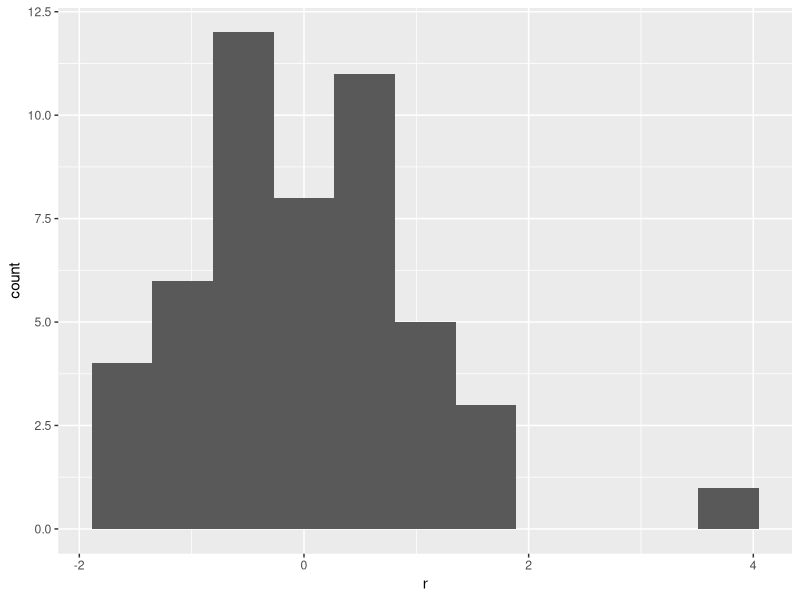
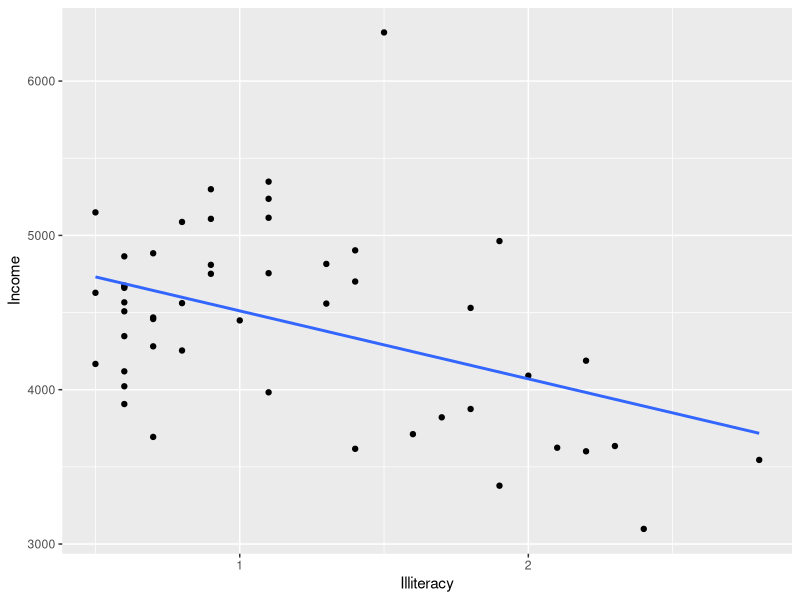
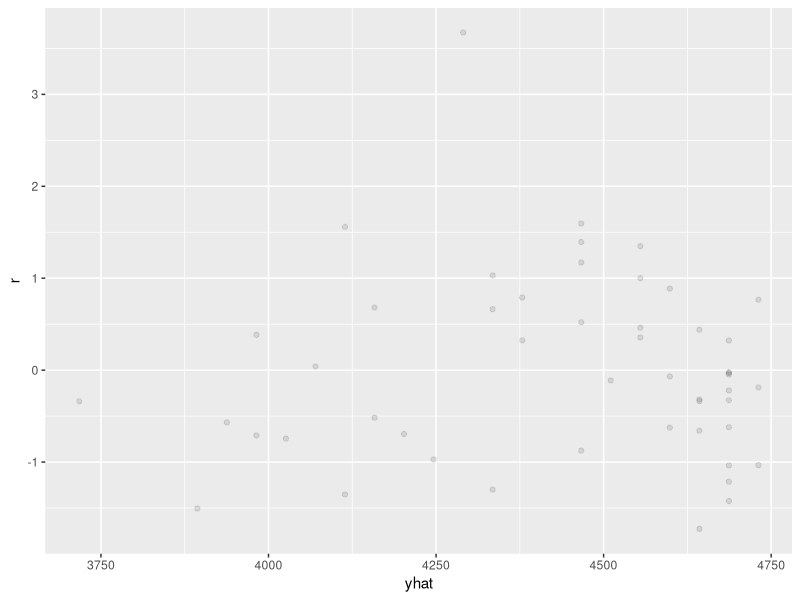
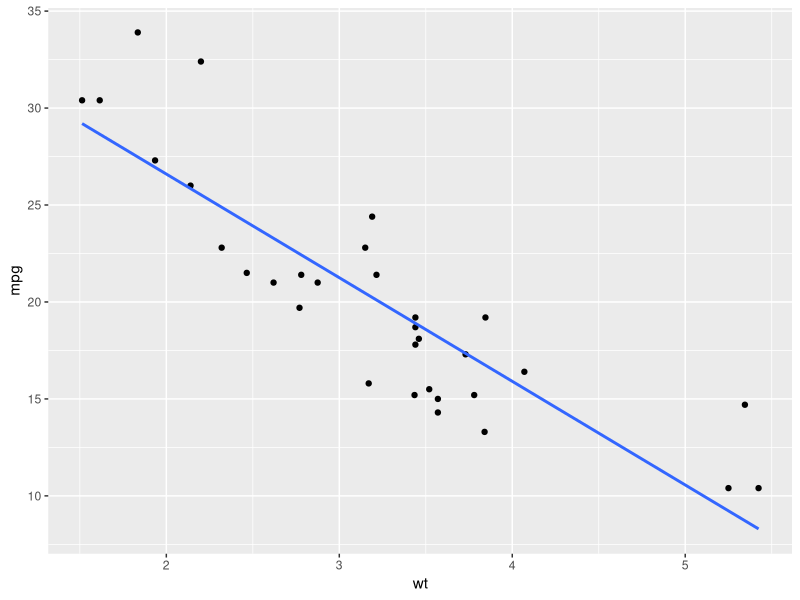
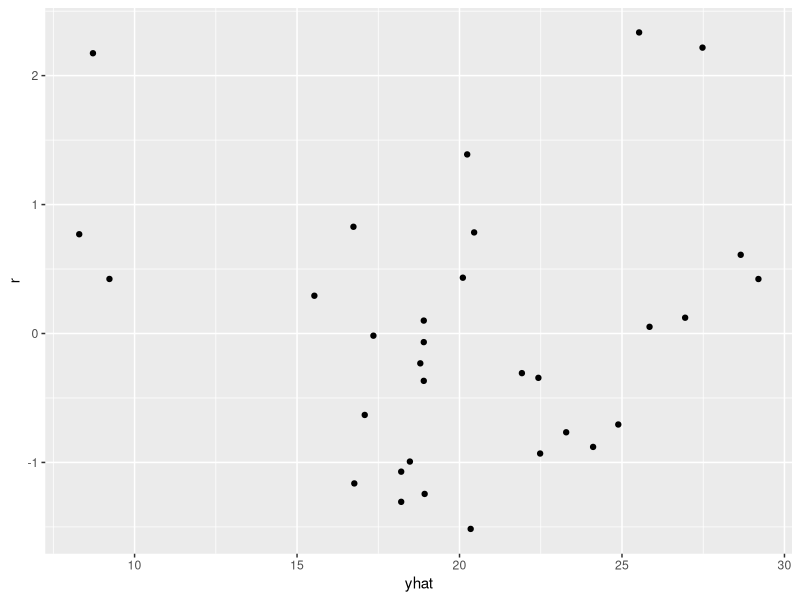
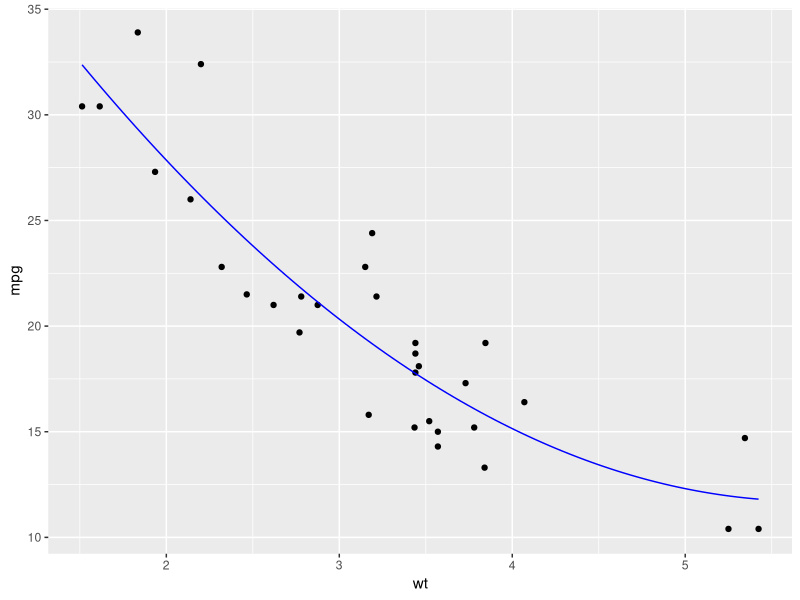
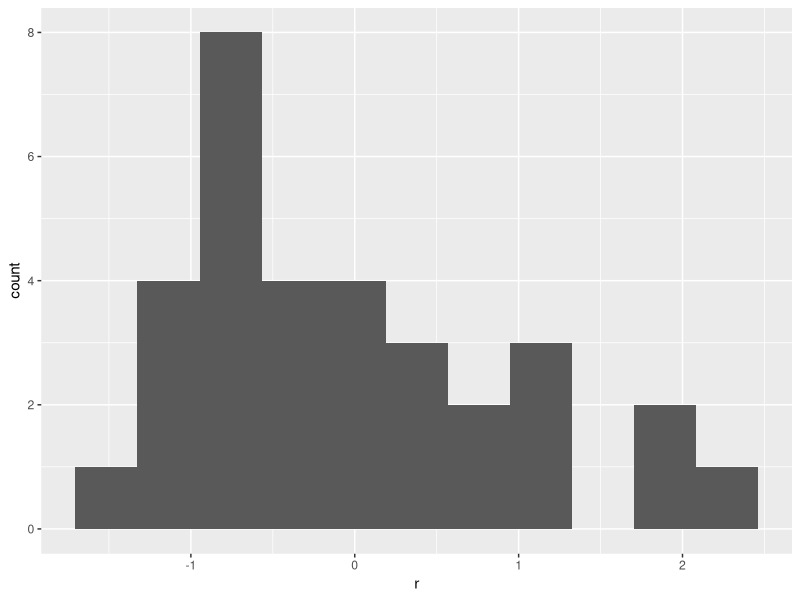
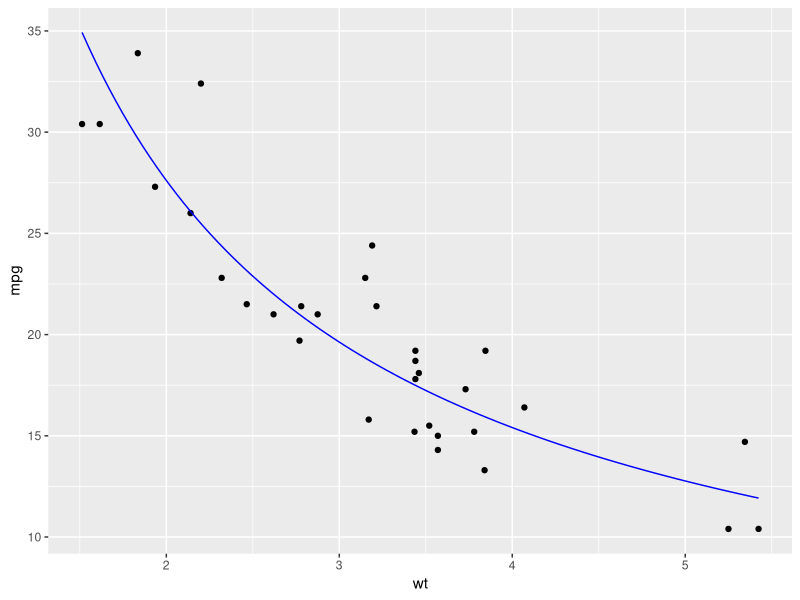

These figures' R source, in order:
library(ggplot2)
library(dplyr)

data(state)
state <- as.data.frame(state.x77)

# review
fit <- lm(Income ~ Illiteracy, data = state)
summary(fit)

dfr <- data.frame(
  r = rstandard(fit)
)

ggplot(data = dfr) +
  geom_histogram(aes(r), bins = 11)

state <- state |>
  mutate(
    r = dfr$r,
    yhat = predict(fit)
  )

ggplot(data = state, aes(Illiteracy, Income)) +
  geom_point() +
  geom_smooth(method = "lm", se = FALSE)

ggplot(data = state) +
  geom_point(aes(yhat, r), alpha = 0.1)

# multiple linear regression
fit <- lm(Income ~ Population + `Life Exp` + Illiteracy + Murder + `HS Grad` + Frost + Area, data = state)
summary(fit)

mp <- mean(state$Population)
mi <- mean(state$Illiteracy)
mle <- mean(state$`Life Exp`)
mm <- mean(state$Murder)
mhg <- mean(state$`HS Grad`)
mf <- mean(state$Frost)
ma <- mean(state$Area)

nd <- data.frame(Population = c(mp, mp),
                 Illiteracy = c(mi, mi),
                 `Life Exp` = c(mle, mle + 1), # one unit change in Life Expectancy
                 Murder = c(mm, mm),
                 `HS Grad` = c(mhg, mhg),
                 Frost = c(mf, mf),
                 Area = c(ma, ma),
                 check.names = FALSE # this (and backticks) required if variables have spaces
                 )

diff(predict(fit, newdata = nd))


# cars data set
# linear doesn't mean what you previously might have thought
data(mtcars)

# line doesn't fit data well
ggplot(data=mtcars, aes(wt, mpg)) +
  geom_point() + 
  geom_smooth(se = FALSE, method = "lm")

# look for the non-linearity in the 
# scatter plot: standardized residuals on yhat
fit <- lm(mpg ~ wt, data = mtcars)
mtcars$r <- rstandard(fit)
mtcars$yhat <- predict(fit)

ggplot(data=mtcars) + geom_point(aes(yhat, r))

# add a quadratic term in wt
fit <- lm(mpg ~  wt + I(wt * wt), data = mtcars)
summary(fit)

# the I(...) treats * as multiply
# it's as if we fit the following model
# mtcars$wt2 <- mtcars$wt * mtcars$wt
# fit <- lm(mpg ~  wt + wt2, data = mtcars)
# summary(fit)
# but doing it this way has annoying side effects

o <- order(mtcars$wt)
x <- seq(min(mtcars$wt), max(mtcars$wt), length.out=101)
mtcars <- mtcars |>
  mutate(
    wt = wt[o],
    mpg = mpg[o])

dfr <- data.frame(x = x,
                   yhat = predict(fit, newdata = data.frame(wt = x)))

ggplot() +
  geom_point(data=mtcars, aes(wt, mpg)) + 
 geom_line(data = dfr, aes(x, yhat), color = "blue")

dfr <- data.frame(
  r = rstandard(fit)
)

# we haven't yet solved all problems, but our model does predict better
ggplot(data = dfr) + geom_histogram(aes(r), bins = 11)

# for non-linear models (in the class of linear regression)
# the rate of change in yhat changes dependent on from where
# you make an interpretation; compare to wt = c(2, 3)
diff(predict(fit, newdata = data.frame(wt = c(4, 5))))

# back to state data

# inside lm(...) * means interaction term
# all lower order terms are included, up to and including, 
# the highest order term specified
fit <- lm(Income ~ Population * Area, data = state)
summary(fit)

# non-linear in multiple ways
fit <- lm(log10(mpg) ~ log10(wt), data = mtcars)
summary(fit)

dfl <- data.frame(
  x = x,
  yhat = 10^predict(fit, newdata = data.frame(wt = x))
)

ggplot() +
  geom_point(data = mtcars, aes(wt, mpg)) +
  geom_line(data = dfl, aes(x, yhat), color = "blue")

yhat <- predict(fit)
mean((10^yhat - mtcars$mpg)^2) # Mean Squared Error for mpg; undo log10(mpg)
